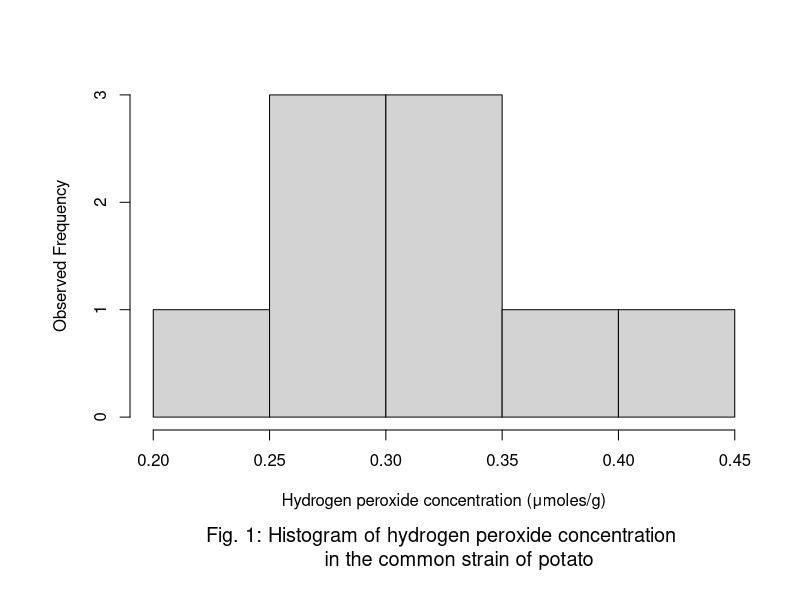
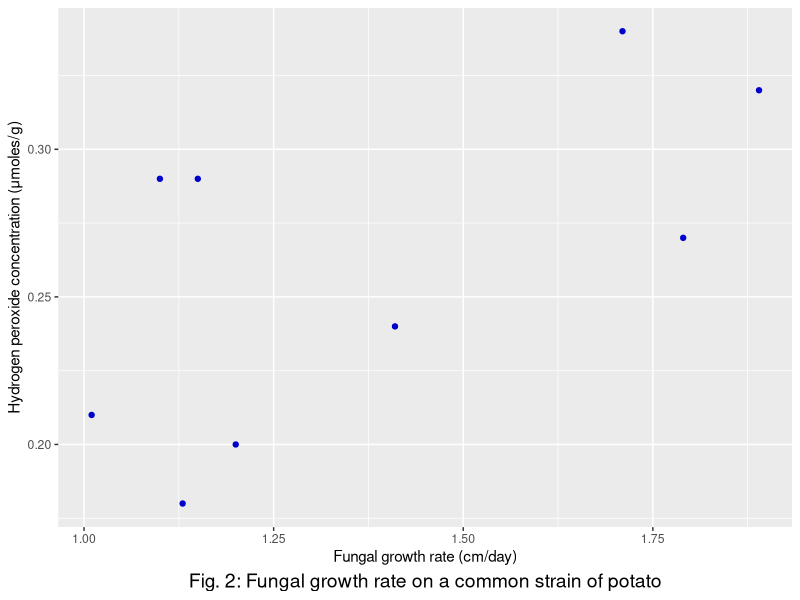
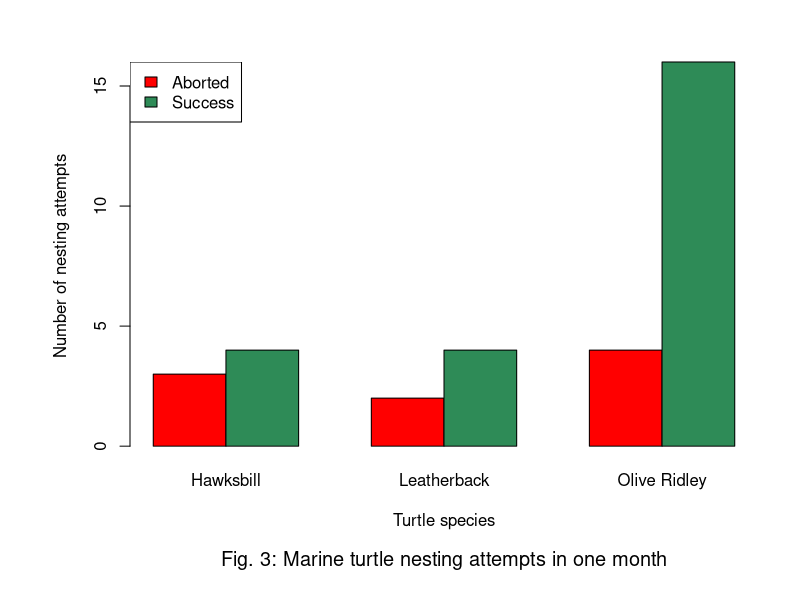
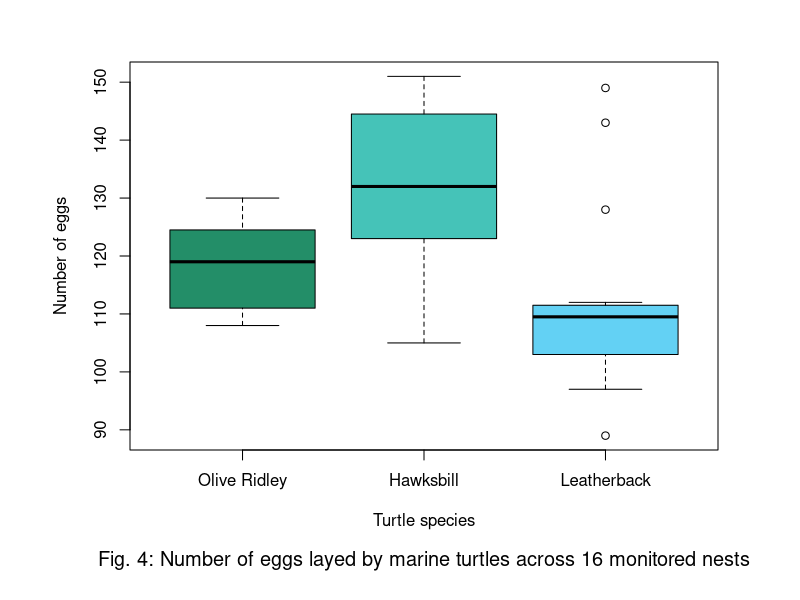
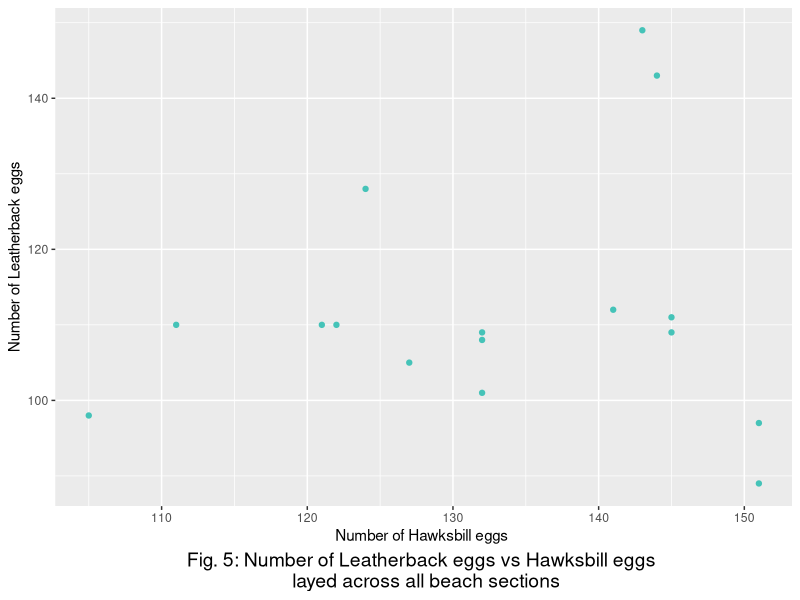

Generate these figures, in order, with R:
## ---- chunk 1
knitr::opts_chunk$set(echo = TRUE)
## ---- chunk 2
T.strain.A=c(0.17,0.20,0.13,0.20,0.24,0.25,0.15,0.21,0.21)
T.strain.B=c(0.47,0.21,0.34,0.32,0.33,0.29,0.18,0.20,0.25)
Common.strain=c(0.44,0.33,0.37,0.33,0.31,0.27,0.22,0.30,0.28)
## ---- chunk 3
delta.meansq2=((mean(T.strain.B))-(mean(T.strain.A)))
delta.meansq2
## ---- chunk 4
delta.meansq3=((mean(Common.strain))-(mean(T.strain.A)))
delta.meansq3
## ---- chunk 5
par(mar=c(8.5,6.5,4.1,2.1), mgp=c(3,1,0))
hist(Common.strain, main = NULL, xlab="Hydrogen peroxide concentration (μmoles/g)", ylab = "Observed Frequency")
title(sub = "Fig. 1: Histogram of hydrogen peroxide concentration 
     in the common strain of potato", line=6, cex.sub=1.2)
## ---- chunk 6
Peroxide=c(0.27,0.21,0.34,0.32,0.24,0.29,0.18,0.20,0.29)
Growth.rate=c(1.79,1.01,1.71,1.89,1.41,1.15,1.13,1.20,1.10)

mydata=data.frame('Peroxide'=Peroxide, 'Growth.rate'=Growth.rate)
mydata
## ---- chunk 7
library("ggplot2")
par(mar=c(5.5,6.5,4.1,2.1))
ggplot(mydata, aes(mydata$Growth.rate, mydata$Peroxide)) + geom_point(col="medium blue") + labs(y="Hydrogen peroxide concentration (μmoles/g)", x="Fungal growth rate (cm/day)", title = NULL, caption = "Fig. 2: Fungal growth rate on a common strain of potato") + theme(plot.caption = element_text(hjust = 0.5, size = 14))
## ---- chunk 8
turtle.data=read.csv("Homework1_turtles.csv")
turtle.data

## ---- chunk 9
turtle.table=table(turtle.data$Nesting.status,turtle.data$Species)
turtle.table
## ---- chunk 10
par(mar=c(7.5,6.5,3.1,2.1))
turtle.plot=barplot(turtle.table, beside = TRUE, xlab = "Turtle species", ylab = "Number of nesting attempts", col = c("red","sea green"))
legend("topleft", legend=c("Aborted", "Success"), fill = c("red","sea green"))
title(sub="Fig. 3: Marine turtle nesting attempts in one month", cex.sub=1.2, line=5)
## ---- chunk 11
Successful=c(4,4,16)
Aborted=c(3,2,4)
mean=mean(Successful)
sd=sd(Successful)
mean
sd

## ---- chunk 12
proportion.aborted=Aborted/(Aborted+Successful)
proportion.aborted
Species=c("Hawksbill", "Leatherback", "Olive Ridley")
data.frame(Species, proportion.aborted)

## ---- chunk 13
egg.data=read.csv("turtle_eggs.csv")
egg.data
## ---- chunk 14
par(mar=c(7.5,6.5,3.1,4.1))
boxplot(egg.data$Olive.Ridley, egg.data$Hawksbill, egg.data$Leatherback, names = c("Olive Ridley","Hawksbill", "Leatherback"), xlab = "Turtle species", ylab = "Number of eggs", col=c("#238E68","#45C3B8","#63D1F4"))
title(sub="Fig. 4: Number of eggs layed by marine turtles across 16 monitored nests", cex.sub=1.2, line=5)
## ---- chunk 15
par(mar=c(7.5,6.5,3.1,4.1))
ggplot(egg.data, aes(y=egg.data$Leatherback, x=egg.data$Hawksbill)) + geom_point(col=("#45C3B8")) + labs(y="Number of Leatherback eggs", x="Number of Hawksbill eggs ", title = NULL, caption = "Fig. 5: Number of Leatherback eggs vs Hawksbill eggs \n layed across all beach sections") + theme(plot.caption = element_text(hjust = 0.5, size = 14))
